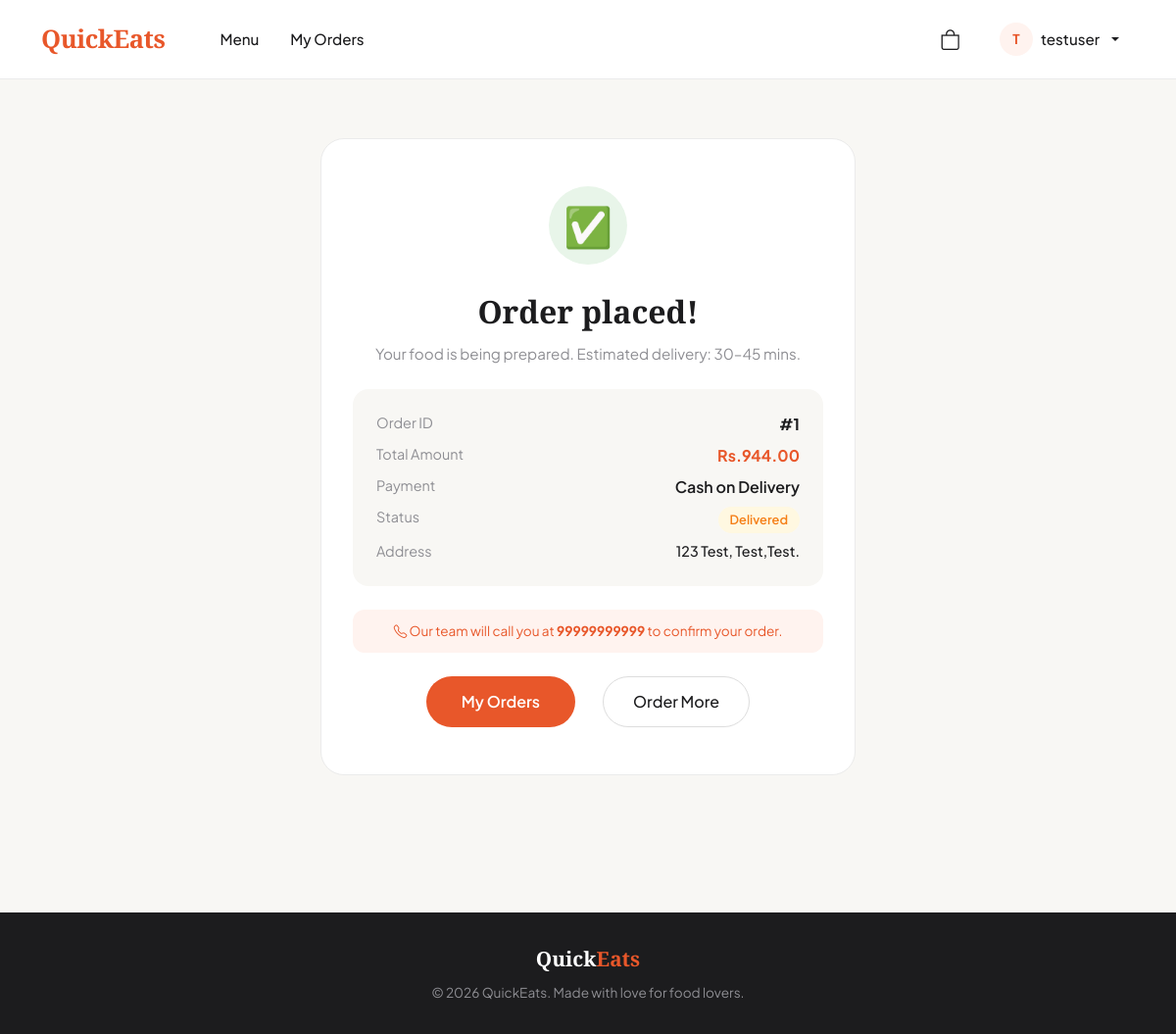
The page /order-success/1/ (signed in) on the database its author committed.
### core/models.py (models this page shows, shortened)
class Order(models.Model):
    STATUS_CHOICES = [
        ('pending', 'Pending'),
        ('confirmed', 'Confirmed'),
        ('preparing', 'Preparing'),
        ('delivered', 'Delivered'),
        ('cancelled', 'Cancelled'),
    ]
    PAYMENT_CHOICES = [
        ('cod', 'Cash on Delivery'),
        ('online', 'Online Payment'),
    ]
    user = models.ForeignKey(User, on_delete=models.CASCADE, related_name='orders')
    total_amount = models.DecimalField(max_digits=10, decimal_places=2)
    status = models.CharField(max_length=20, choices=STATUS_CHOICES, default='pending')
    payment_method = models.CharField(max_length=20, choices=PAYMENT_CHOICES, default='cod')
    payment_done = models.BooleanField(default=False)
    address = models.TextField()
    phone = models.CharField(max_length=15)
    created_at = models.DateTimeField(auto_now_add=True)
    class Meta:
        ordering = ['-created_at']

### core/views.py (the view)
# urls.py: path('order-success/<int:order_id>/', views.order_success_view, name='order_success'),
@login_required
def order_success_view(request, order_id):
    order = get_object_or_404(Order, id=order_id, user=request.user)
    return render(request, 'order_success.html', {'order': order})

### core/context_processors.py (called while the page is built)
def cart_count(request):
    count = 0
    if request.user.is_authenticated:
        try:
            cart = Cart.objects.get(user=request.user)
            count = cart.get_item_count()
        except Cart.DoesNotExist:
            count = 0
    return {'cart_count': count}

### core/models.py (called while the page is built)
    def get_item_count(self):
        return sum(item.quantity for item in self.cart_items.all())

### templates/order_success.html (shortened to what this page needs)
{% extends 'base.html' %}
{% block content %}
<section style="padding:60px 0">
    <div class="container">
        <div class="row justify-content-center">
            <div class="col-md-6">
                <div class="success-card">
                    <div class="success-icon">✅</div>
                    <div style="font-family:'Playfair Display',serif;font-size:2rem;font-weight:700;color:#1c1c1e">
                        Order placed!
                    </div>
                    <p style="color:#8e8e93;margin-top:8px;font-size:0.95rem">
                        Your food is being prepared. Estimated delivery: 30–45 mins.
                    </p>
                    <div style="background:#f8f7f4;border-radius:16px;padding:1.5rem;margin:1.5rem 0;text-align:left">
                        <div class="d-flex justify-content-between mb-2">
                            <span style="color:#8e8e93;font-size:0.9rem">Order ID</span>
                            <span style="font-weight:700">#{{ order.id }}</span>
                        </div>
                        <div class="d-flex justify-content-between mb-2">
                            <span style="color:#8e8e93;font-size:0.9rem">Total Amount</span>
                            <span style="font-weight:700;color:#e8572a">Rs.{{ order.total_amount }}</span>
                        </div>
                        <div class="d-flex justify-content-between mb-2">
                            <span style="color:#8e8e93;font-size:0.9rem">Payment</span>
                            <span style="font-weight:600">{{ order.get_payment_method_display }}</span>
                        </div>
                        <div class="d-flex justify-content-between mb-2">
                            <span style="color:#8e8e93;font-size:0.9rem">Status</span>
                            <span class="status-pending">{{ order.get_status_display }}</span>
                        </div>
                        <div class="d-flex justify-content-between">
                            <span style="color:#8e8e93;font-size:0.9rem">Address</span>
                            <span style="font-weight:500;font-size:0.9rem;max-width:200px;text-align:right">{{ order.address }}</span>
                        </div>
                    </div>
                    <div style="background:#fff3ef;border-radius:12px;padding:12px 16px;font-size:0.85rem;color:#e8572a;margin-bottom:1.5rem">
                        <i class="bi bi-telephone"></i> Our team will call you at <strong>{{ order.phone }}</strong> to confirm your order.
                    </div>
                    <div class="d-flex gap-3 justify-content-center">
                        <a href="{% url 'my_orders' %}" class="btn-primary-custom">My Orders</a>
                        <a href="{% url 'menu' %}" class="btn-secondary-custom">Order More</a>
                    </div>
                </div>
            </div>
        </div>
    </div>
</section>
{% endblock %}

### templates/base.html (shortened to what this page needs)
<!DOCTYPE html>
<html lang="en">
<head>
    <link href="https://cdn.jsdelivr.net/npm/bootstrap@5.3.0/dist/css/bootstrap.min.css" rel="stylesheet">
    <link href="https://cdn.jsdelivr.net/npm/bootstrap-icons@1.10.5/font/bootstrap-icons.css" rel="stylesheet">
    {% load static %}
    <link rel="stylesheet" href="{% static 'css/style.css' %}">
</head>
<body>
<nav class="navbar navbar-expand-lg">
    <div class="container">
        <a class="navbar-brand" href="{% url 'home' %}">
            Quick<span style="color:#e8572a">Eats</span>
        </a>
        <div class="collapse navbar-collapse" id="navMenu">
            <ul class="navbar-nav me-auto ms-4">
                <li class="nav-item">
                    <a class="nav-link" href="{% url 'menu' %}">Menu</a>
                </li>
                {% if user.is_authenticated %}
                <li class="nav-item">
                    <a class="nav-link" href="{% url 'my_orders' %}">My Orders</a>
                </li>
                {% endif %}
            </ul>
            <ul class="navbar-nav ms-auto align-items-center gap-2">
                {% if user.is_authenticated %}
                <li class="nav-item">
                    <a class="nav-link position-relative" href="{% url 'cart' %}">
                        <i class="bi bi-bag" style="font-size:1.3rem;color:#1c1c1e"></i>
                    </a>
                </li>
                <li class="nav-item dropdown">
                    <a class="nav-link dropdown-toggle d-flex align-items-center gap-2" href="#" data-bs-toggle="dropdown">
                        <div style="width:34px;height:34px;border-radius:50%;background:#fff3ef;display:flex;align-items:center;justify-content:center;font-weight:700;font-size:0.85rem;color:#e8572a">
                            {{ user.username|slice:":1"|upper }}
                        </div>
                        {{ user.username }}
                    </a>
                </li>
                {% endif %}
            </ul>
        </div>
    </div>
</nav>
<main>
    {% block content %}{% endblock %}
</main>
<footer>
    <div class="container text-center">
        <div class="brand">Quick<span>Eats</span></div>
        <p class="mt-2 mb-0" style="font-size:0.85rem">© 2026 QuickEats. Made with love for food lovers.</p>
    </div>
</footer>
</body>
</html>

### static/css/style.css (style rules this page uses)
* { margin: 0; padding: 0; box-sizing: border-box; }
body { background-color: #f8f7f4; font-family: 'Plus Jakarta Sans', sans-serif; color: #1c1c1e; }
.navbar { background: #ffffff !important; border-bottom: 1px solid #ebebeb; padding: 1rem 0; box-shadow: none !important; }
.navbar-brand { font-family: 'Playfair Display', serif !important; font-size: 1.6rem !important; font-weight: 700 !important; color: #e8572a !important; letter-spacing: -0.5px; }
.navbar-brand span { color: #1c1c1e; }
.nav-link { color: #1c1c1e !important; font-weight: 500; font-size: 0.95rem; padding: 0.4rem 1rem !important; border-radius: 8px; transition: background 0.2s; }
.btn-primary-custom { background: #e8572a; color: #fff; border: none; padding: 14px 36px; border-radius: 50px; font-weight: 600; font-size: 1rem; text-decoration: none; display: inline-block; transition: background 0.2s, transform 0.15s; }
.btn-secondary-custom { background: transparent; color: #1c1c1e; border: 1.5px solid #ddd; padding: 13px 30px; border-radius: 50px; font-weight: 500; font-size: 1rem; text-decoration: none; display: inline-block; margin-left: 12px; transition: border-color 0.2s; }
.success-card { background: #fff; border: 1.5px solid #ebebeb; border-radius: 24px; padding: 3rem 2rem; text-align: center; }
.success-icon { width: 80px; height: 80px; background: #e8f5e9; border-radius: 50%; display: flex; align-items: center; justify-content: center; margin: 0 auto 1.5rem; font-size: 2.5rem; }
.status-pending { background: #fff8e1; color: #f57f17; padding: 4px 12px; border-radius: 50px; font-size: 0.8rem; font-weight: 600; }
footer { background: #1c1c1e !important; color: #8e8e93; padding: 2rem 0; margin-top: 5rem; }
footer .brand { font-family: 'Playfair Display', serif; font-size: 1.3rem; color: #fff; font-weight: 700; }
footer span { color: #e8572a; }

### rows shown on the page
Order: id "1", total_amount "944.00", payment_method "Cash on Delivery", status "Delivered", address "123 Test, Test,Test.", phone "99999999999"

### other values the page prints
{{ user.username|slice:":1"|upper }} "T"
{{ user.username }} "testuser"
